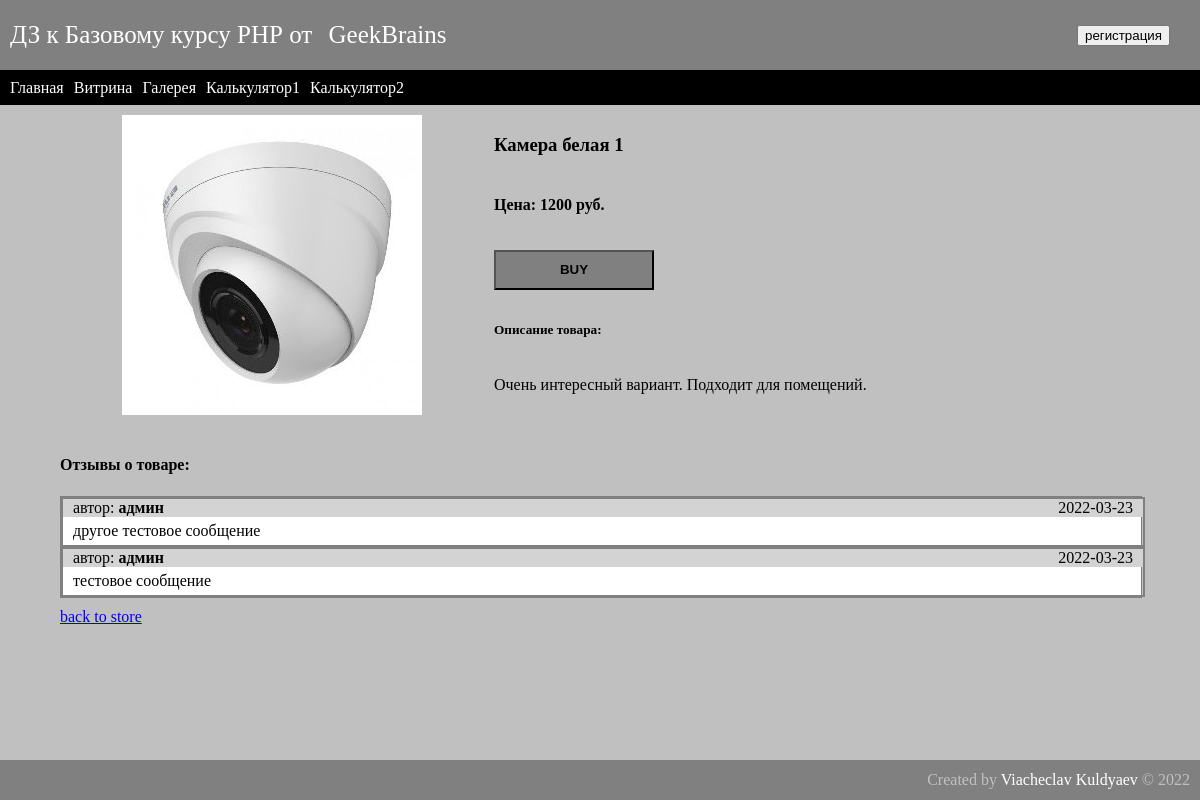
Screenshot of /item/?id=1 with the database file from the repository.
### tables this page shows
CREATE TABLE `goods` (
  `id` int(10) UNSIGNED NOT NULL,
  `name` varchar(150) NOT NULL,
  `s_describ` varchar(300) NOT NULL,
  `f_describ` text NOT NULL,
  `price` int(10) UNSIGNED NOT NULL,
  `quantity` int(10) UNSIGNED NOT NULL,
  `q_limit` int(10) UNSIGNED NOT NULL
);

CREATE TABLE `feedback` (
  `id` int(10) UNSIGNED NOT NULL,
  `goods_id` int(10) UNSIGNED NOT NULL,
  `author` varchar(150) NOT NULL,
  `date` date NOT NULL DEFAULT current_timestamp(),
  `feedback` text NOT NULL
);

### engine/db.php (called while the page is built, shortened)
<?php
function getDb(){
    static $db = null;
    if(is_null($db)){
        $db = @mysqli_connect(HOST, USER, PASS, DB) or die("Could not connect: " . mysqli_connect_error());
    }
    return $db;
}
function getAssocResult($sql){
    $result = @mysqli_query(getDb(), $sql) or die(mysqli_error(getDb()));
    $array_result = [];
    while($row = mysqli_fetch_assoc($result)){
        $array_result[] = $row;
    }
    return $array_result;
}
function getOneResult($sql){
    $result = @mysqli_query(getDb(), $sql) or die(mysqli_error(getDb()));
    return mysqli_fetch_assoc($result);
}

### models/store.php (called while the page is built, shortened)
<?php
function getOneGoodsCard($id) {
    return getOneResult("SELECT id, name, price, s_describ FROM goods WHERE id = {$id}");
}

### models/feedback.php (called while the page is built)
<?php
function getGFeedback($goods_id) {
    return getAssocResult("SELECT id, author, date, feedback  FROM feedback WHERE goods_id = {$goods_id} ORDER BY id DESC");
}

### templates/item.php (the view, shortened to what this page needs)
<div class="card">
    <div class="itemInfoPlace">
        <div class="itemImgPlace">
            <img src="/images/imgs_goods_600/<?=$item['id']?>.jpg" alt="item image">
        </div>
        <div class="itemInfo">
            <div class="itemName">
                <h3><?=$item['name']?></h3>
            </div>
            <div class="itemPrice">
               <h4>Цена:  <?=$item['price']?> руб.</h4>
            </div>
            <div class="buyBtn">
                <button class="buy"><b>BUY</b></button>
            </div>
            <h5>Описание товара:</h5>
            <div class="itemDescription">
                <p><?=$item['s_describ']?></p>
            </div>
        </div>
    </div>
    <div class="itemFeedback">
        <h4>Отзывы о товаре:</h4>
        <div class="feedbackDesk">
            <div class="oneFeedback">
                <? if(count($feedback) != 0): ?>
                    <?php foreach ($feedback as $post):?>
                        <div class="feedbackItem">
                            <div class="feedbackHeader">
                                <div class="feedbackAuthor">
                                    автор: <b><?=$post['author']?></b>
                                </div>
                                <div class="feedbackDate">
                                    <?=$post['date']?>
                                </div>
                            </div>
                            <div class="feedbackText">
                                <?=$post['feedback']?>
                            </div>
                        </div>
                    <? endforeach;?>
                <? endif; ?>
            </div>
        </div>
    </div>
</div>

### css/style.css (style rules this page uses)
body, html { margin: 0; padding: 0; }
html { width: 100%; min-height: 100%; }
body { background-color: silver; display: flex; flex-direction: column; width: 100%; min-height: 100vh; }

### css/item.css (style rules this page uses)
.card { width: 90%; margin-left: 5%; display: flex; flex-direction: column; }
.itemInfoPlace { width: 100%; display: flex; margin-bottom: 10px; }
.itemImgPlace { width: 40%; display: flex; justify-content: center; align-items: center; padding-top: 10px; padding-bottom: 10px; }
.itemInfo { width: 60%; padding: 10px; display: flex; flex-direction: column; }
.buyBtn { min-height: 50px; margin-top: 15px; }
.buy { height: 40px; width: 160px; background-color: grey; }
.feedbackDesk { width: 100%; display: flex; flex-direction: column; margin-bottom: 10px; }
.oneFeedback { width: 100%; background-color: white; border: 1px solid grey; }
.feedbackItem { width: 100%; display: flex; flex-direction: column; border: 2px solid grey; }
.feedbackHeader { width: 100%; display: flex; justify-content: space-between; background-color: lightgrey; }
.feedbackAuthor { margin-left: 10px; }
.feedbackDate { margin-right: 10px; }
.feedbackText { padding: 5px 0 5px 10px; }

### rows the page displays
goods: name "Камера белая 1", price "1200", s_describ "Очень интересный вариант. Подходит для помещений."
feedback: author "админ", date "2022-03-23", feedback "другое тестовое сообщение"
feedback: author "админ", date "2022-03-23", feedback "тестовое сообщение"
